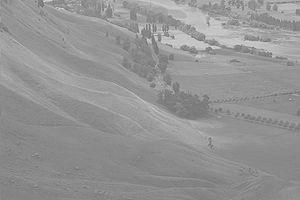
#> input picture image1.jpg, 300 x 200 px
$ jupyter execute 2440007226_ASSIGNMENT_01_COMP7116001.ipynb   (shell and % lines are left out)
#> lines starting #> are read from the running program, lines starting #| are printed output that depends on the picture
<a href="https://colab.research.google.com/github/edotheepic/ComVis/blob/main/2440007226_ASSIGNMENT_01_COMP7116001.ipynb" target="_parent"></a>

Name : Eduardo Brilliandy

NIM  : 2440007226

####import libraries & image

[cell 1]
import numpy as np
import cv2 as cv
import matplotlib.pyplot as plt

####Convert image to grayscale & show image

Image is converted to grayscale so we can manipulate the contrast.

[cell 2]
img = cv.imread('image1.jpg')
#> img is the input picture: shape (200, 300, 3); min 94, max 231, mean 147.7
img = cv.cvtColor(img, cv.COLOR_BGR2GRAY)
#> img: shape (200, 300)
plt.imshow(img, cmap='gray')
plt.xticks([]), plt.yticks([])

####Show histogram of the image

Since the histogram has small spread, the image has low contrast.

[cell 3]
hist = cv.calcHist([img], [0], None, [256], [0,256])
#> hist = 256 values, max 4700 at index 137, min 0 at index 0, mean 234.4
plt.bar(range(256), hist.ravel())
plt.title('Histogram of low contrast image')
plt.xlabel('Gray values')
plt.ylabel('Frequency')
plt.show()
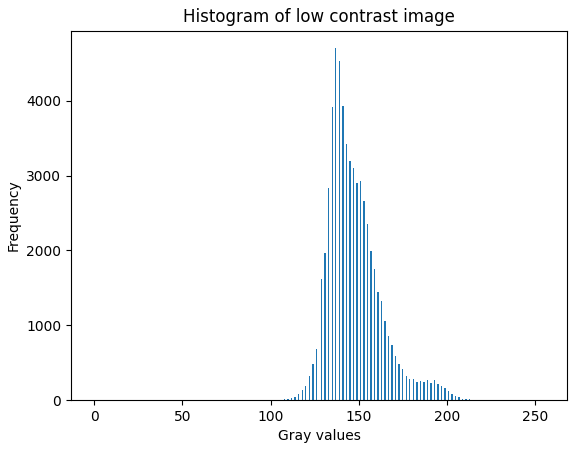
#> figure drawn by matplotlib, 1 panel; tallest bar 4700 high, from x = 136.6 to 137.4

####Apply Histogram Equalization transformation to the image

Histogram Equalization stretches the distribution of the gray-values of the image to enhance the contrast.

[cell 4]
eq_img = cv.equalizeHist(img)
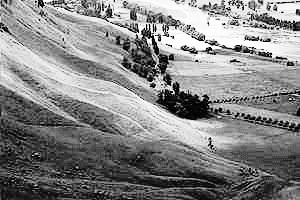
#> eq_img: shape (200, 300); min 0, max 255, mean 133.3
plt.imshow(eq_img, cmap='gray')
plt.xticks([]), plt.yticks([])

####Show the histogram of the equalized image

The histogram is now spread more evenly, meaning the image now has better contrast.

[cell 5]
eq_hist = cv.calcHist([eq_img], [0], None, [256], [0,256])
#> eq_hist = 256 values, max 4700 at index 72, min 0 at index 3, mean 234.4
plt.bar(range(256),eq_hist.ravel())
plt.title('Histogram of image after histogram equalization')
plt.xlabel('Gray values')
plt.ylabel('Frequency')
plt.show()
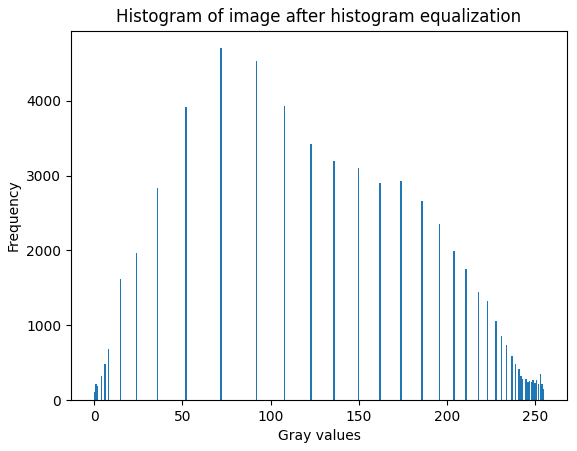
#> figure drawn by matplotlib, 1 panel; tallest bar 4700 high, from x = 71.6 to 72.4

####Show side by side comparison

On the left side is the image & histogram before the transformation & the right side is after the transformation.

[cell 6]
plt.figure(1, (10, 7))

plt.subplot(2, 2, 1)
plt.title('Before Equalization')
plt.imshow(img, cmap='gray')
plt.xticks([]), plt.yticks([])

plt.subplot(2, 2, 2)
plt.title('After Equalization')
plt.imshow(eq_img, cmap='gray')
plt.xticks([]), plt.yticks([])

plt.subplot(2, 2, 3)
plt.bar(range(256),hist.ravel())
plt.xlabel('Grey Values')
plt.ylabel('Frequency')

plt.subplot(2, 2, 4)
plt.bar(range(256),eq_hist.ravel())
plt.xlabel('Grey Values')
plt.ylabel('Frequency')

plt.show()
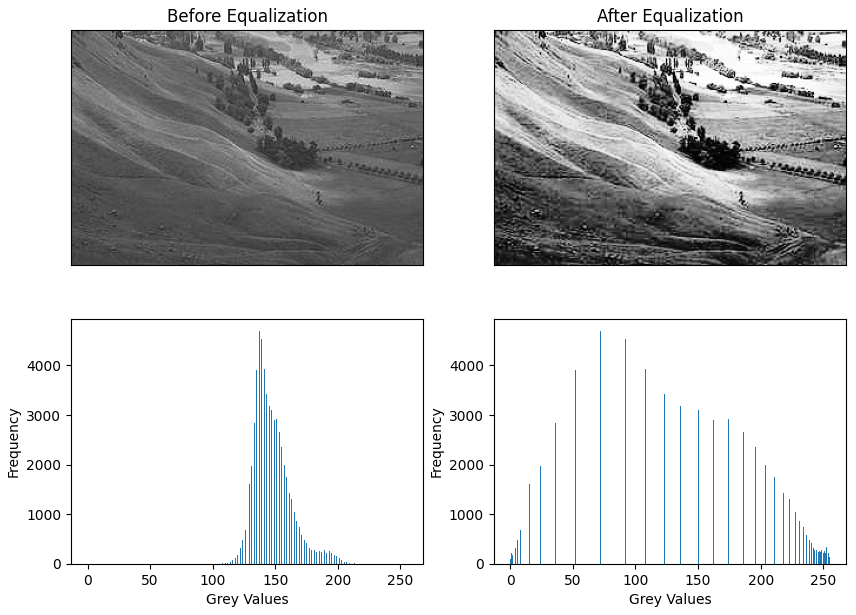
#> figure drawn by matplotlib, 4 panels; panel 3: tallest bar 4700 high, from x = 136.6 to 137.4; panel 4: tallest bar 4700 high, from x = 71.6 to 72.4

$ run again, with image4.jpg copied over image1.jpg
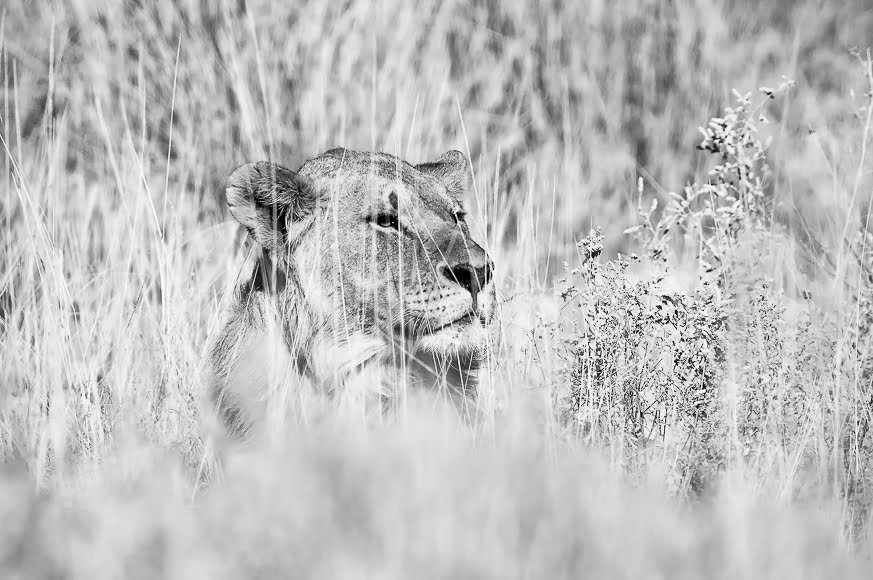
#> input picture image4.jpg, 873 x 580 px
#> img is the input picture: shape (580, 873, 3); min 0, max 255, mean 190.1
#> img: shape (580, 873)
#> hist = 256 values, max 9954 at index 208, min 18 at index 15, mean 1977.9
#> `eq_img = cv.equalizeHist(img)`:
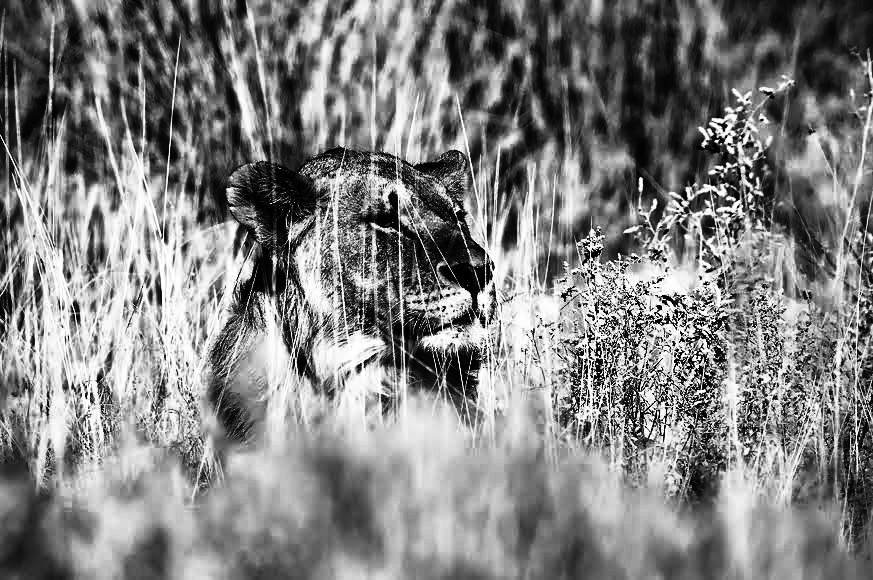
#> eq_img: shape (580, 873); min 0, max 255, mean 128.9
#> eq_hist = 256 values, max 9954 at index 174, min 0 at index 38, mean 1977.9
#> `plt.show()`:
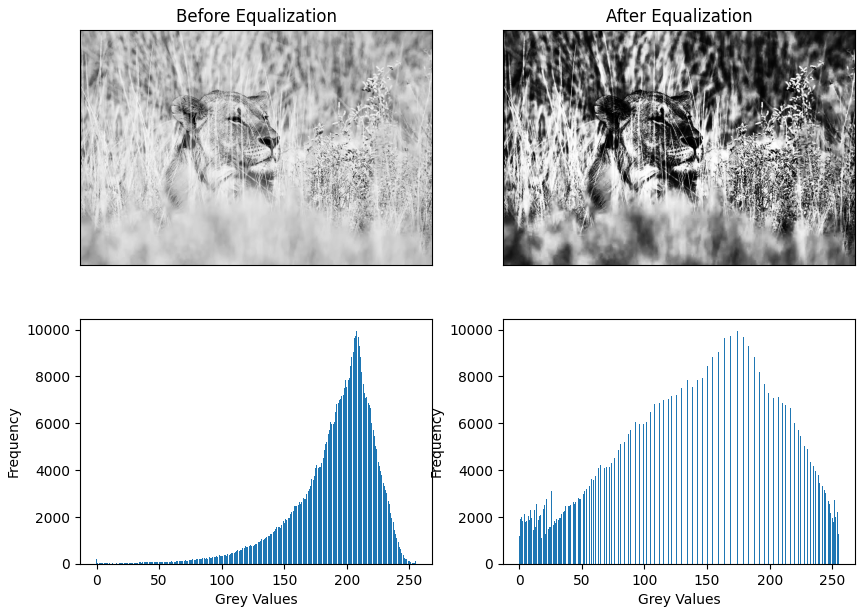
#> figure drawn by matplotlib, 4 panels; panel 3: tallest bar 9954 high, from x = 207.6 to 208.4; panel 4: tallest bar 9954 high, from x = 173.6 to 174.4
